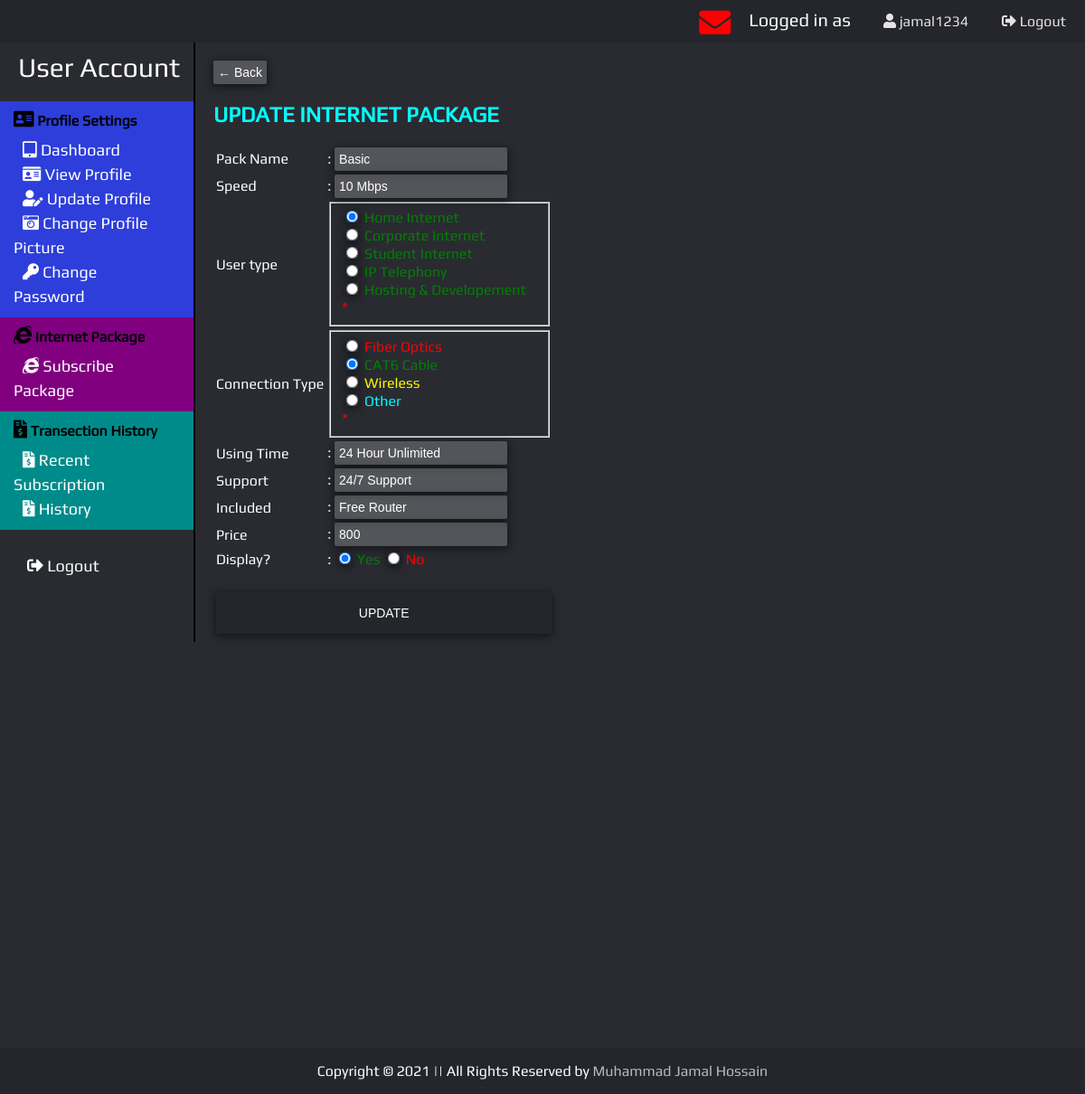
The app's page /internetpack_view/update_internetPack.php?pack_id=234234 (signed in) with its own data.
### tables this page shows
CREATE TABLE `internetpack` (
  `id` int(11) NOT NULL,
  `pack_id` varchar(100) NOT NULL,
  `name` varchar(30) NOT NULL,
  `speed` varchar(10) NOT NULL,
  `usertype` varchar(30) NOT NULL,
  `conntype` varchar(30) NOT NULL,
  `time` varchar(20) NOT NULL,
  `support` varchar(30) NOT NULL,
  `included` varchar(200) NOT NULL,
  `image` varchar(200) NOT NULL,
  `price` varchar(20) NOT NULL,
  `display` varchar(20) NOT NULL
);

### model/ipack_model.php (called while the page is built, shortened)
<?php
function showipack($pack_id)
{
	$conn = db_conn();
	$selectQuery = "SELECT * FROM `internetpack` where pack_id = ?";
    try {
        $stmt = $conn->prepare($selectQuery);
        $stmt->execute([$pack_id]);
    }
    catch (PDOException $e)
    {
        echo $e->getMessage();
    }
    $row = $stmt->fetch(PDO::FETCH_ASSOC);
    return $row;
}

### internetpack_controller/ipackinfoCntrl.php (called while the page is built, shortened)
<?php
    require_once ('../model/ipack_model.php');
    function fetchipack($pack_id)
    {
        return showipack($pack_id);
    }
?>

### internetpack_view/update_internetpack.php (the view, shortened to what this page needs)
<?php
    require_once '../internetpack_controller/ipackinfoCntrl.php';
    $ipack = fetchipack($_GET['pack_id']);
?>
<!DOCTYPE html>
<html lang="en">
<head>
    <link href="../resources/stylesheet/ife.css?v=<?php echo time(); ?>" rel="stylesheet">
</head>
<body>
    <?php include('../header_footer/header_after_login.php'); ?>
    <div class="main">
        <section>
            <input type="button" onclick="goBack()" class="link-hvr" value="← Back">
            <form method="post" action="" enctype="multipart/form-data">
                <div>
                    <h1 class="color-cyan">UPDATE INTERNET PACKAGE</h1>
                    <table>
                        <tr>
                            <td><label for="name">Pack Name</label></td>
                            <td style="width: 250px;">: <input type="text" id="name" name="name" value="<?php echo $ipack['name'] ?>"></td>
                        </tr>
                        <tr>
                            <td><label for="speed">Speed</label></td>
                            <td>: <input type="text" id="speed" name="speed" value="<?php echo $ipack['speed'] ?>"></td>
                        </tr>
                        <tr>
                            <td><label for="usertype">User type</label></td>
                            <td>
                                <fieldset>
                                    <input type="radio" id="Home" name="usertype" value="Home" <?php if (isset($ipack['usertype']) && $ipack['usertype']=="Home") echo "checked";?>><label for="Home" class="green" /> Home Internet</label> <br>
                                    <input type="radio" id="Corporate" name="usertype" value="Corporate" <?php if (isset($ipack['usertype']) && $ipack['usertype']=="Corporate") echo "checked";?>><label for="Corporate" class="green"> Corporate Internet</label><br>
                                    <input type="radio" id="Student" name="usertype" value="Student" <?php if (isset($ipack['usertype']) && $ipack['usertype']=="Student") echo "checked";?>><label for="Student" class="green"> Student Internet</label><br>
                                    <input type="radio" id="IPTelephony" name="usertype" value="IPTelephony" <?php if (isset($ipack['usertype']) && $ipack['usertype']=="IPTelephony") echo "checked";?>><label for="IPTelephony" class="green"> IP Telephony</label><br>
                                    <input type="radio" id="Host&Develope" name="usertype" value="Host&Develope" <?php if (isset($ipack['usertype']) && $ipack['usertype']=="Host&Develope") echo "checked";?>><label for="Host&Develope" class="green"> Hosting & Developement</label>
                                    <br><span id="userTypeErr" class="error">*</span>
                                </fieldset>
                            </td>
                        </tr>
                        <tr>
                            <td><label for="conntype">Connection Type</label></td>
                            <td>
                                <fieldset>
                                    <input type="radio" id="Fiber Optics" name="conntype" value="Fiber Optics" <?php if (isset($ipack['conntype']) && $ipack['conntype']=="Fiber Optics") echo "checked";?>><label for="Fiber Optics" class="red"> Fiber Optics</label><br>
                                    <input type="radio" id="Cat6 Cable" name="conntype" value="Cat6 Cable" <?php if (isset($ipack['conntype']) && $ipack['conntype']=="Cat6 Cable") echo "checked";?>><label for="Cat6 Cable" class="green"> CAT6 Cable</label><br>
                                    <input type="radio" id="Wireless" name="conntype" value="Wireless" <?php if (isset($ipack['conntype']) && $ipack['conntype']=="Wireless") echo "checked";?>><label for="Wireless" class="yellow"> Wireless</label><br>
                                    <input type="radio" id="Other" name="conntype" value="Other" <?php if (isset($ipack['conntype']) && $ipack['conntype']=="Other") echo "checked";?>><label for="Other" class="color-cyan"> Other</label>
                                    <br><span id="connTypeErr" class="error">*</span>
                                </fieldset>
                            </td>
                        </tr>
                        <tr>
                            <td><label for="time">Using Time</label></td>
                            <td>: <input type="text" id="time" name="time" value="<?php echo $ipack['time'] ?>"></td>
                        </tr>
                        <tr>
                            <td><label for="support">Support</label></td>
                            <td>: <input type="text" id="support" name="support" value="<?php echo $ipack['support'] ?>"></td>
                        </tr>
                        <tr>
                            <td><label for="included">Included</label></td>
                            <td>: <input type="text" id="included" name="included" value="<?php echo $ipack['included'] ?>"></td>
                        </tr>
                        <tr>
                            <td><label for="price">Price</label></td>
                            <td>: <input type="text" id="price" name="price" value="<?php echo $ipack['price'] ?>"></td>
                        </tr>
                        <tr>
                            <td><label for="display">Display?</label></td>
                            <td>:
                            <input type="radio" id="yes" name="display" value="Yes" <?php if (isset($ipack['display']) && $ipack['display']=="Yes") echo "checked";?>><label for="yes" class="green"> Yes</label>
                            <input type="radio" id="no" name="display" value="No" <?php if (isset($ipack['display']) && $ipack['display']=="No") echo "checked";?>><label for="no" class="red"> No</label>
                        </tr>
                        <tr><td><br></td></tr>
                        <tr>
                            <td colspan="2">
                                <input type="submit" name="updateipack" class="btn" value="UPDATE">
                            </td>
                        </tr>
                    </table>
                </div>
            </form>
        </section>
    </div>
    <?php include('../header_footer/copyright.php'); ?>
</body>
</html>

### resources/stylesheet/ife.css (style rules this page uses)
* { box-sizing: border-box; }
body { margin: 0; padding:0; background-color: #292b31; font-family: Play; color: white; }
section { width: 82%; float: right; height: 500px; padding: 20px; }
.error { color: #FF0000; }
.green { color: green; }
.red { color: #FF0000; }
.yellow { color: yellow; }
.color-cyan { color:cyan; }
.btn { text-transform: uppercase; outline: 0; background: #24262B; width: 100%; border: 0; padding: 15px; color: #FFFFFF; font-size: 14px; -webkit-transition: all 0.5 ease; transition: all 0.5 ease; cursor: pointer; }
input { background: rgba(255,255,255,0.2); color: white; border: none; position: relative; outline: none; padding: 5px; font-size: 14px; border-radius: 2px; box-shadow: 0 2px 10px 1px rgba(0,0,0,0.5); }

### records on screen
internetpack: name "Basic", speed "10 Mbps", usertype "☑ Home Internet", usertype "☐ Corporate Internet", usertype "☐ Student Internet", usertype "☐ IP Telephony", usertype "☐ Hosting & Developement", conntype "☐ Fiber Optics", conntype "☑ CAT6 Cable", conntype "☐ Wireless", conntype "☐ Other", time "24 Hour Unlimited", support "24/7 Support", included "Free Router", price "800", display "☑ Yes", display "☐ No"

### other values on screen
$User "jamal1234"
